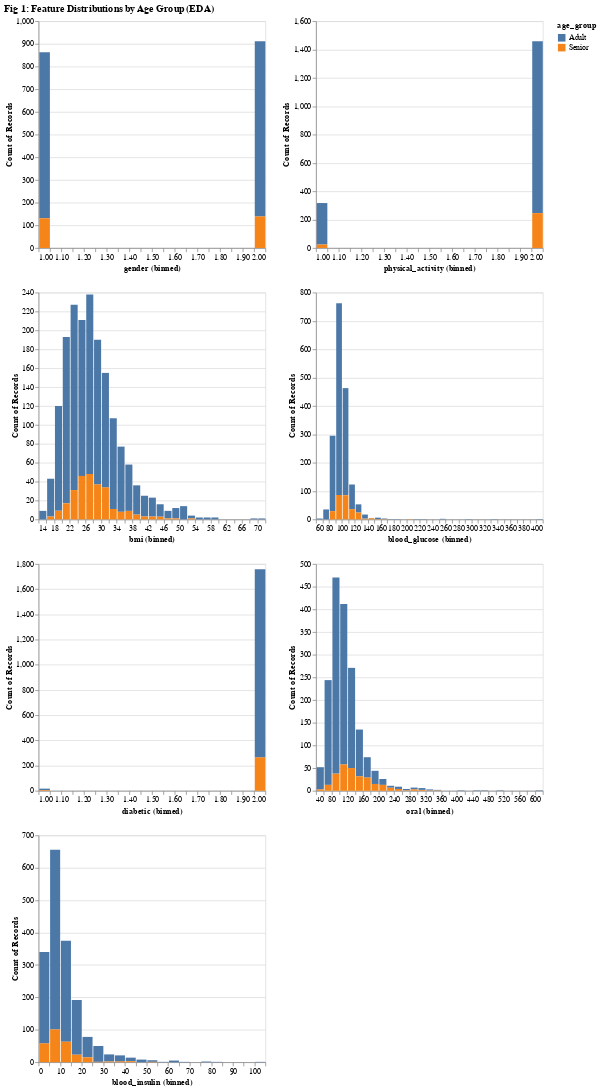

Notebook code cell kept with this figure:
### Markdown cell above
### 3.5 Visualization for EDA

### Code cell
features = X_train.columns.tolist()

alt.Chart(pd.concat([X_train, y_train], axis = 1)).mark_bar(opacity = 1).encode(
            x=alt.X(alt.repeat()).type('quantitative').bin(maxbins=40).stack(False),
            y='count()',
            color = 'age_group'
        ).repeat(
            features,
            columns = 2
        ).properties(
            title="Fig 1: Feature Distributions by Age Group (EDA)"
        )

### Figure 1 — Vega-Lite specification as saved in the notebook (floating-point values rounded to 4 significant figures; data arrays with more than 128 entries replaced by an {"elided": "..."} marker saying what was removed)
{"config": {"view": {"continuousWidth": 300, "continuousHeight": 300}}, "repeat": ["gender", "physical_activity", "bmi", "blood_glucose", "diabetic", "oral", "blood_insulin"], "spec": {"data": {"name": "data-ef460e7a415665177767a95b6a7d00a6"}, "mark": {"type": "bar", "opacity": 1}, "encoding": {"color": {"field": "age_group", "type": "nominal"}, "x": {"bin": {"maxbins": 40}, "field": {"repeat": "repeat"}, "stack": false, "type": "quantitative"}, "y": {"aggregate": "count", "type": "quantitative"}}}, "columns": 2, "title": "Fig 1: Feature Distributions by Age Group (EDA)", "$schema": "https://vega.github.io/schema/vega-lite/v5.20.1.json", "datasets": {"data-ef460e7a415665177767a95b6a7d00a6": {"elided": "1775 records"}}}
